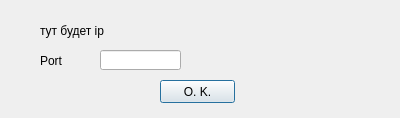
<?xml version="1.0" encoding="UTF-8"?>
<ui version="4.0">
 <class>ConfigureDialog</class>
 <widget class="QDialog" name="ConfigureDialog">
  <property name="geometry">
   <rect>
    <x>0</x>
    <y>0</y>
    <width>400</width>
    <height>118</height>
   </rect>
  </property>
  <property name="windowTitle">
   <string>Dialog</string>
  </property>
  <widget class="QLabel" name="ConfigureLabelIP">
   <property name="geometry">
    <rect>
     <x>40</x>
     <y>20</y>
     <width>231</width>
     <height>21</height>
    </rect>
   </property>
   <property name="text">
    <string>тут будет ip</string>
   </property>
  </widget>
  <widget class="QLabel" name="ConfigureLabelPort">
   <property name="geometry">
    <rect>
     <x>40</x>
     <y>50</y>
     <width>91</width>
     <height>21</height>
    </rect>
   </property>
   <property name="text">
    <string>Port</string>
   </property>
  </widget>
  <widget class="QPushButton" name="ConfigureButtonOk">
   <property name="geometry">
    <rect>
     <x>160</x>
     <y>80</y>
     <width>75</width>
     <height>23</height>
    </rect>
   </property>
   <property name="text">
    <string>O. K.</string>
   </property>
  </widget>
  <widget class="QLineEdit" name="ConfigEditPort">
   <property name="geometry">
    <rect>
     <x>100</x>
     <y>50</y>
     <width>81</width>
     <height>20</height>
    </rect>
   </property>
  </widget>
 </widget>
 <resources/>
 <connections/>
</ui>
